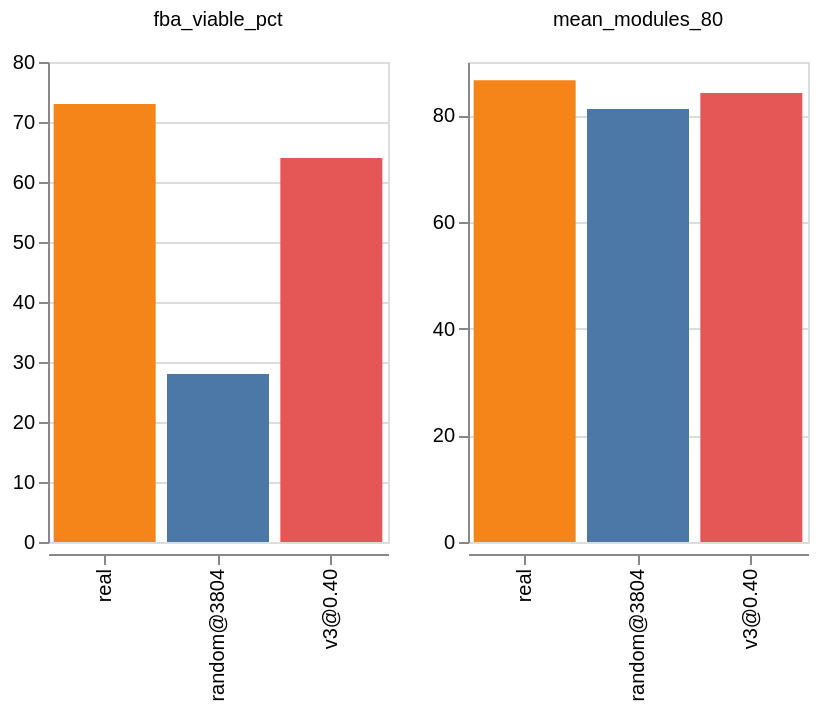

Source (notebook cell):
### Code cell
_pdf = reanalysis_df.to_pandas().melt(
    id_vars="cohort",
    value_vars=["fba_viable_pct", "mean_modules_80"],
    var_name="metric",
    value_name="value",
)
alt.Chart(_pdf).mark_bar().encode(
    x=alt.X("cohort:N", title=None, sort=None),
    y=alt.Y("value:Q", title=None),
    color=alt.Color("cohort:N", legend=None),
    column=alt.Column("metric:N", title=None),
    tooltip=["cohort", "metric", "value"],
).resolve_scale(y="independent").properties(width=170, height=240)

### Figure 1 — Vega-Lite specification as saved in the notebook (floating-point values rounded to 4 significant figures)
{"$schema": "https://vega.github.io/schema/vega-lite/v6.4.1.json", "config": {"view": {"continuousHeight": 300, "continuousWidth": 300}}, "data": {"name": "data-a2a460856877b3fafbb13cc8ea5d43fd"}, "datasets": {"data-a2a460856877b3fafbb13cc8ea5d43fd": [{"cohort": "real", "metric": "fba_viable_pct", "value": 73.0}, {"cohort": "random@3804", "metric": "fba_viable_pct", "value": 28.0}, {"cohort": "v3@0.40", "metric": "fba_viable_pct", "value": 64.0}, {"cohort": "real", "metric": "mean_modules_80", "value": 86.6}, {"cohort": "random@3804", "metric": "mean_modules_80", "value": 81.2}, {"cohort": "v3@0.40", "metric": "mean_modules_80", "value": 84.2}]}, "encoding": {"color": {"field": "cohort", "legend": null, "type": "nominal"}, "column": {"field": "metric", "title": null, "type": "nominal"}, "tooltip": [{"field": "cohort", "type": "nominal"}, {"field": "metric", "type": "nominal"}, {"field": "value", "type": "quantitative"}], "x": {"field": "cohort", "sort": null, "title": null, "type": "nominal"}, "y": {"field": "value", "title": null, "type": "quantitative"}}, "height": 240, "mark": {"type": "bar"}, "resolve": {"scale": {"y": "independent"}}, "usermeta": {"embedOptions": {}}, "width": 170}
